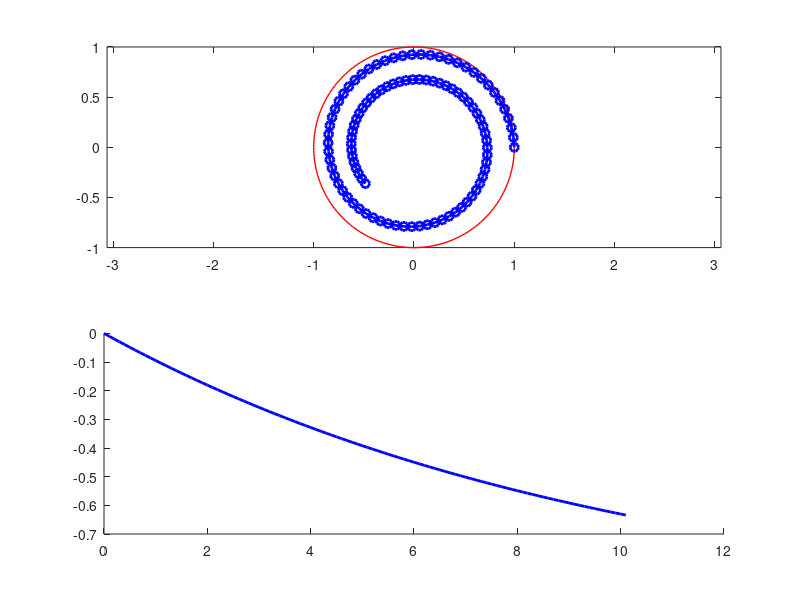

Here is the MATLAB script that generated this plot:
%
% Solve the ODE
%
% x' = -y
% y' = x
%
% using implicit Euler
%
% x(k+1) = x(k)-dt*y(k+1)
% y(k+1) = y(k)+dt*x(k+1)
%
%  The implicit step is linear
%
%  /  1    dt \ / x(k+1) \   / x(k) \
%  |          | |        | = |      |
%  \ -dt   1  / \ y(k+1) /   \ y(k) /
%
%
T_max = 10;
%
% mesh point
%
%
% set initial data
%
t = [0];
x = [1];
y = [0];
%
% Advance
%
dt = 0.1;
M  = [ 1, dt; -dt, 1 ];
while t(end) < T_max
  xy = M\[x(end);y(end)];
  % append solution
  t(end+1) = t(end) + dt;
  x(end+1) = xy(1);
  y(end+1) = xy(2);
end
%
% plot
%
close all;
subplot(2,1,1);
% plot a red circle with the exact solution
hold off
tt = 0:pi/100:2*pi;
xx = cos(tt);
yy = sin(tt);
plot( xx, yy, '-', 'LineWidth', 1, 'Color', 'red' );

% plot a blue dotted line with the numerical solution
hold on
plot( x, y, 'o-', 'LineWidth', 2, 'Color', 'blue' );
axis equal

subplot(2,1,2);
% plot a blue dotted line with the integral invariant error
hold on
err = x.^2+y.^2-1;
plot( t, err, '-', 'LineWidth', 2, 'Color', 'blue' );
